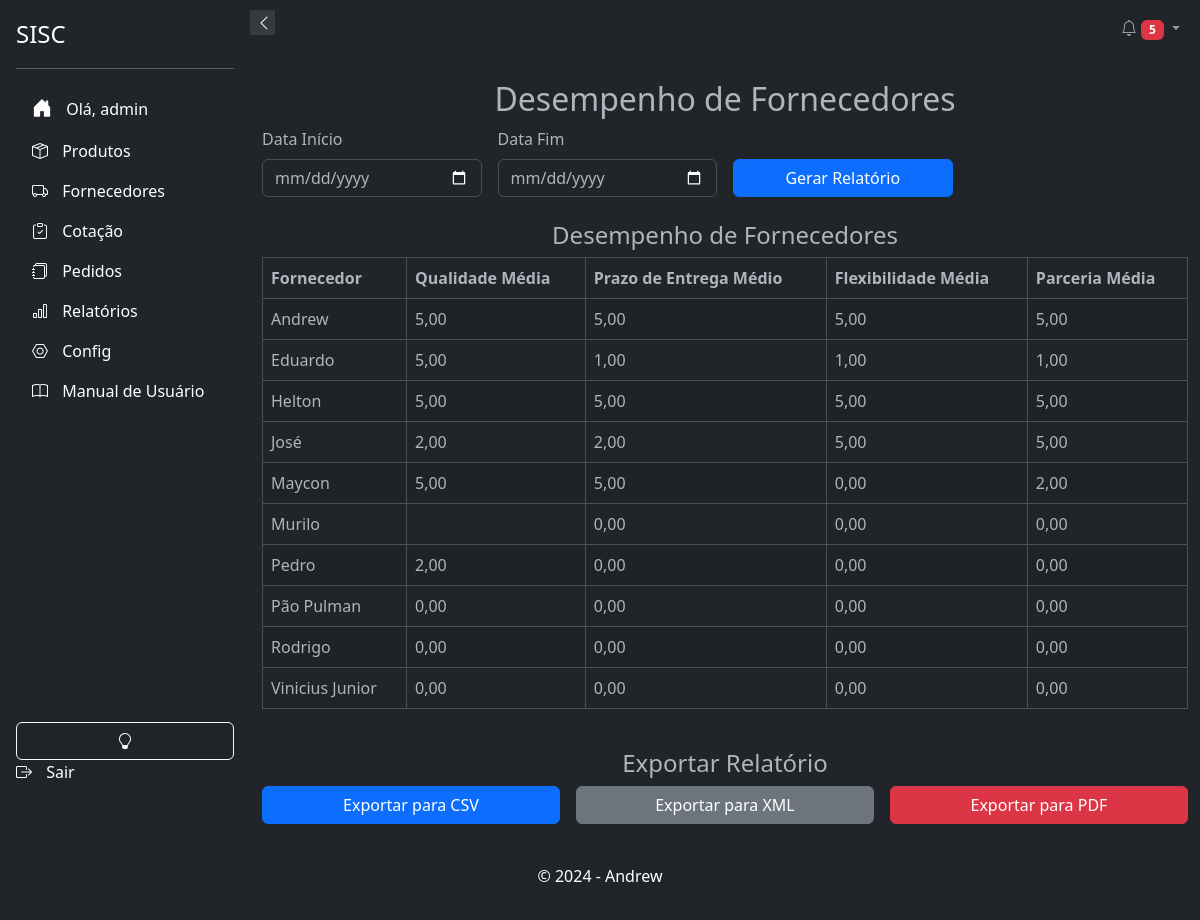
Page /relatorios/desempenho-fornecedores/ (signed in) on the earlier database version.
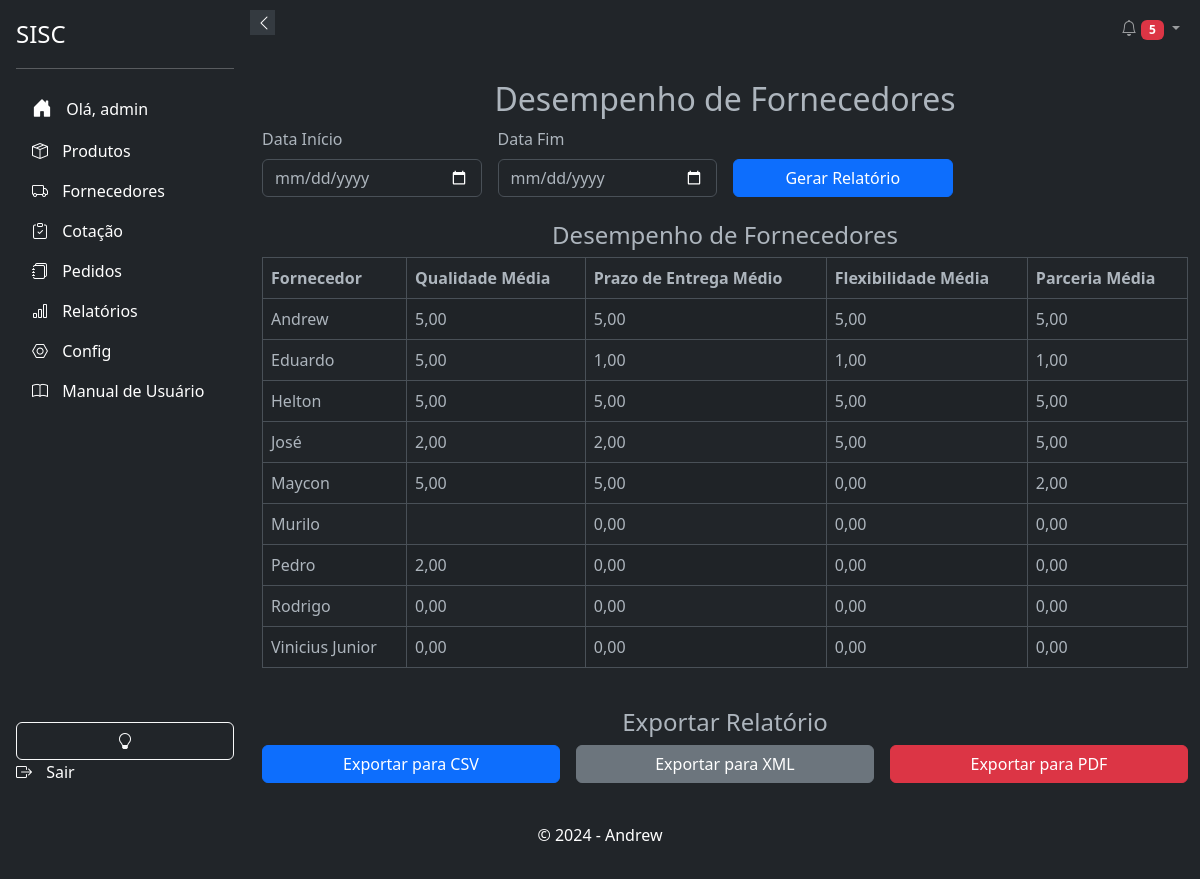
Same page on the later database version.
### suppliers/models.py (models this page shows, shortened)
class Supplier(models.Model):
    user = models.ForeignKey(settings.AUTH_USER_MODEL, on_delete=models.CASCADE, blank=True, null=True)
    name = models.CharField(max_length=255)
    email = models.EmailField(unique=True)
    phone_regex = RegexValidator(regex=r'^\+?\d{10,15}$', message="Número de telefone no formato: '+999999999'. Até 15 dígitos.", )
    phone = models.CharField(validators=[phone_regex], max_length=17, blank=True)
    company = models.CharField(max_length=255, null=True, blank=True)
    cnpj = models.CharField(max_length=18, unique=True, validators=[validate_cnpj], null=True, blank=True)
    active = models.BooleanField(default=True, verbose_name="Ativo")
    address_line_1 = models.CharField("Endereço", max_length=255, null=True, blank=True)
    address_line_2 = models.CharField("Complemento", max_length=255, null=True, blank=True)
    city = models.CharField("Cidade", max_length=100, null=True, blank=True)
    state = models.CharField("Estado", max_length=50, null=True, blank=True)
    zip_code = models.CharField("CEP", max_length=10, null=True, blank=True)
    minimum_order_value = models.DecimalField("Valor Mínimo para Pedido", max_digits=10, decimal_places=3, validators=[MinValueValidator(0)], null=True, blank=True)
    order_response_deadline = models.TimeField("Prazo de Resposta para Pedidos", null=True, blank=True)
    departments = models.ManyToManyField('products.Departamento', related_name='suppliers', blank=True)
    categories = models.ManyToManyField(Category, blank=True, verbose_name="Categorias")
    subcategories = models.ManyToManyField(Subcategory, blank=True, verbose_name="Subcategorias")
    brands = models.ManyToManyField(Brand,  blank=True, verbose_name="Marcas")
    created_at = models.DateTimeField(auto_now_add=False, default=datetime.datetime.now, null=True, blank=True)
    updated_at = models.DateTimeField(auto_now=True, verbose_name="Atualizado em")
    deleted = models.BooleanField(default=False)
    holiday_cover_name = models.CharField("Nome do Fornecedor de Férias", max_length=255, null=True, blank=True)
    holiday_cover_email = models.EmailField("Email do Fornecedor de Férias", null=True, blank=True)
    holiday_cover_phone = models.CharField("Telefone do Fornecedor de Férias", validators=[phone_regex], max_length=17, blank=True, null=True)
    observation = models.TextField("Observação", null=True, blank=True)
    delivery_days = models.CharField("Dias de Entrega", max_length=100, blank=True, null=True)
    quality_rating = models.IntegerField(default=0, blank=True, null=True)
    delivery_time_rating = models.IntegerField(default=0, blank=True, null=True)
    price_rating = models.IntegerField(default=0, blank=True, null=True)
    reliability_rating = models.IntegerField(default=0, blank=True, null=True)
    flexibility_rating = models.IntegerField(default=0, blank=True, null=True)
    partnership_rating = models.IntegerField(default=0, blank=True, null=True)
    comments = models.TextField("Comentários", max_length=100, blank=True, null=True)
    billing_deadline_choices = [
        ('1-2', '1 a 2 dias úteis'),
        ('3-5', '3 a 5 dias úteis'),
        ('6-10', '6 a 10 dias úteis'),
        ('11-15', '11 a 15 dias úteis'),
        ('15+', 'Mais de 15 dias úteis'),
        ('negotiable', 'A combinar')
    ]
    billing_deadline = models.CharField(max_length=20, choices=billing_deadline_choices, default='1-2', verbose_name="Prazo de Faturamento")
    specific_billing_deadline = models.CharField(max_length=50, blank=True, null=True, verbose_name="Prazo Específico de Faturamento")
    class Meta:
        ordering = ['name']

### relatorios/views.py (the view, shortened to what this page needs)
# urls.py: path('desempenho-fornecedores/', DesempenhoFornecedoresView.as_view(), name='desempenho_fornecedores'),
@method_decorator(login_required(login_url=''), name='dispatch')
class DesempenhoFornecedoresView(TemplateView):
    template_name = 'relatorios/desempenho_fornecedores.html'
    def get(self, request):
        data_inicio = request.GET.get('data_inicio')
        data_fim = request.GET.get('data_fim')
        if data_inicio and data_fim:
            fornecedores = Supplier.objects.filter(created_at__gte=data_inicio, updated_at__lte=data_fim)
        else:
            fornecedores = Supplier.objects.all()
        desempenho_fornecedores = fornecedores.annotate(
            qualidade_media=Avg('quality_rating'),
            prazo_entrega_medio=Avg('delivery_time_rating'),
            preco_medio=Avg('price_rating'),
            confiabilidade_media=Avg('reliability_rating'),
            flexibilidade_media=Avg('flexibility_rating'),
            parceria_media=Avg('partnership_rating')
        ).order_by('name')
        context = {
            'desempenho_fornecedores': desempenho_fornecedores,
        }
        return render(request, self.template_name, context)

### relatorios/templates/relatorios/desempenho_fornecedores.html (shortened to what this page needs)
{% extends 'base.html' %}
{% block content %}
<div class="container my-4">
    <h2 class="text-center">Desempenho de Fornecedores</h2>
    <form method="get" class="row g-3">
        <div class="col-md-3">
            <label for="data_inicio" class="form-label">Data Início</label>
            <input type="date" id="data_inicio" name="data_inicio" class="form-control" required>
        </div>
        <div class="col-md-3">
            <label for="data_fim" class="form-label">Data Fim</label>
            <input type="date" id="data_fim" name="data_fim" class="form-control" required>
        </div>
        <div class="col-md-3 d-flex align-items-end">
            <button type="submit" class="btn btn-primary w-100">Gerar Relatório</button>
        </div>
    </form>
    <div class="row mt-4">
        <div class="col-md-12">
            <h4 class="text-center">Desempenho de Fornecedores</h4>
            <table class="table table-striped table-bordered">
                <thead>
                    <tr>
                        <th>Fornecedor</th>
                        <th>Qualidade Média</th>
                        <th>Prazo de Entrega Médio</th>
                        <th>Flexibilidade Média</th>
                        <th>Parceria Média</th>
                    </tr>
                </thead>
                <tbody>
                    {% for fornecedor in desempenho_fornecedores %}
                    <tr>
                        <td>{{ fornecedor.name }}</td>
                        <td>{{ fornecedor.qualidade_media|floatformat:2 }}</td>
                        <td>{{ fornecedor.prazo_entrega_medio|floatformat:2 }}</td>
                        <td>{{ fornecedor.flexibilidade_media|floatformat:2 }}</td>
                        <td>{{ fornecedor.parceria_media|floatformat:2 }}</td>
                    </tr>
                    {% endfor %}
                </tbody>
            </table>
        </div>
    </div>
    <div class="row mt-4">
        <div class="col-md-12">
            <h4 class="text-center">Exportar Relatório</h4>
            <form method="post" class="row g-3">
                <div class="col-md-4">
                    <button type="submit" name="formato" value="csv" class="btn btn-primary w-100">Exportar para CSV</button>
                </div>
                <div class="col-md-4">
                    <button type="submit" name="formato" value="xml" class="btn btn-secondary w-100">Exportar para XML</button>
                </div>
                <div class="col-md-4">
                    <button type="submit" name="formato" value="pdf" class="btn btn-danger w-100">Exportar para PDF</button>
                </div>
            </form>
        </div>
    </div>
</div>
{% endblock %}

Differences in the rows shown:
removed Supplier: name "Pão Pulman", qualidade_media "0,00", prazo_entrega_medio "0,00", flexibilidade_media "0,00", parceria_media "0,00"
